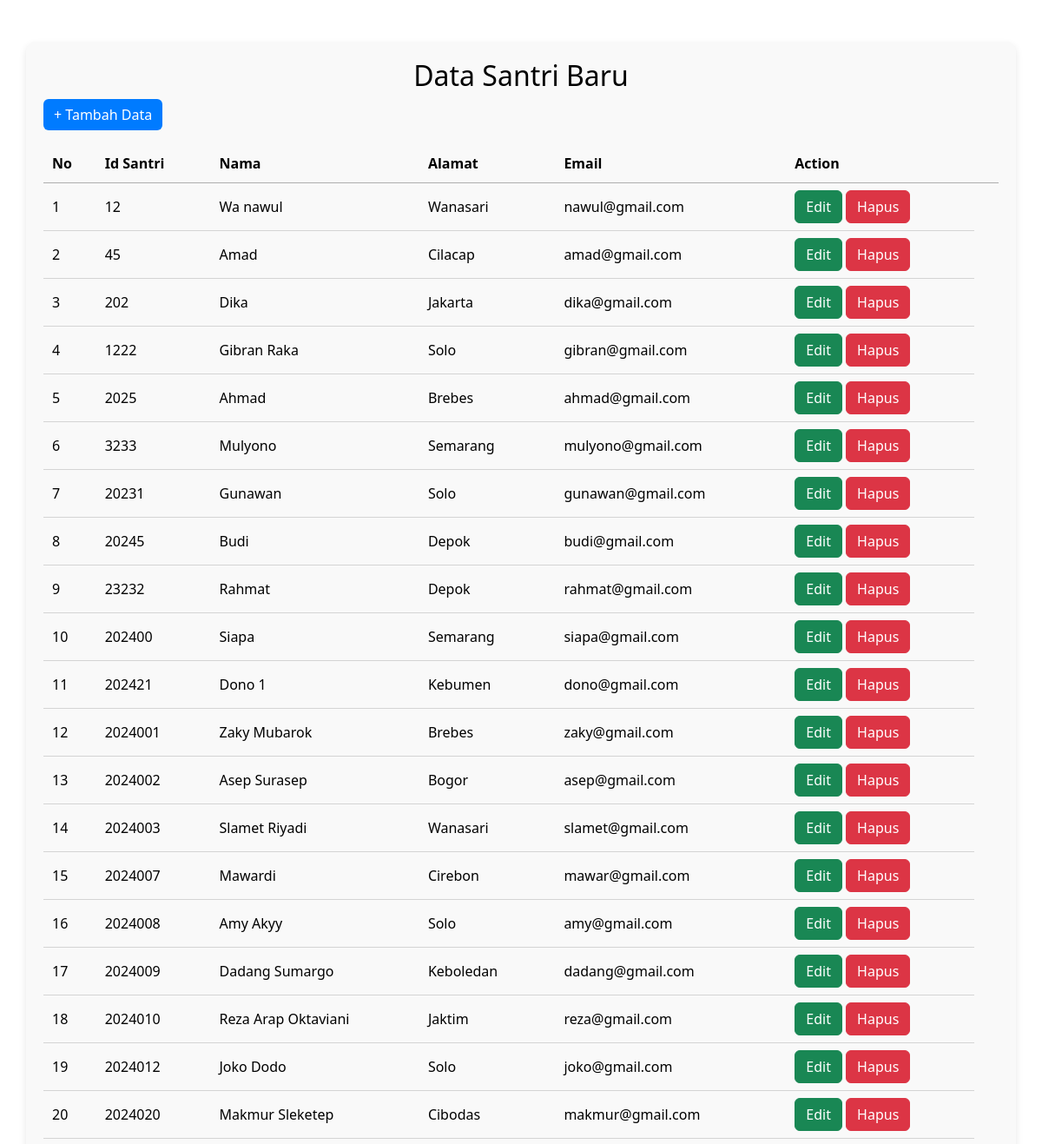
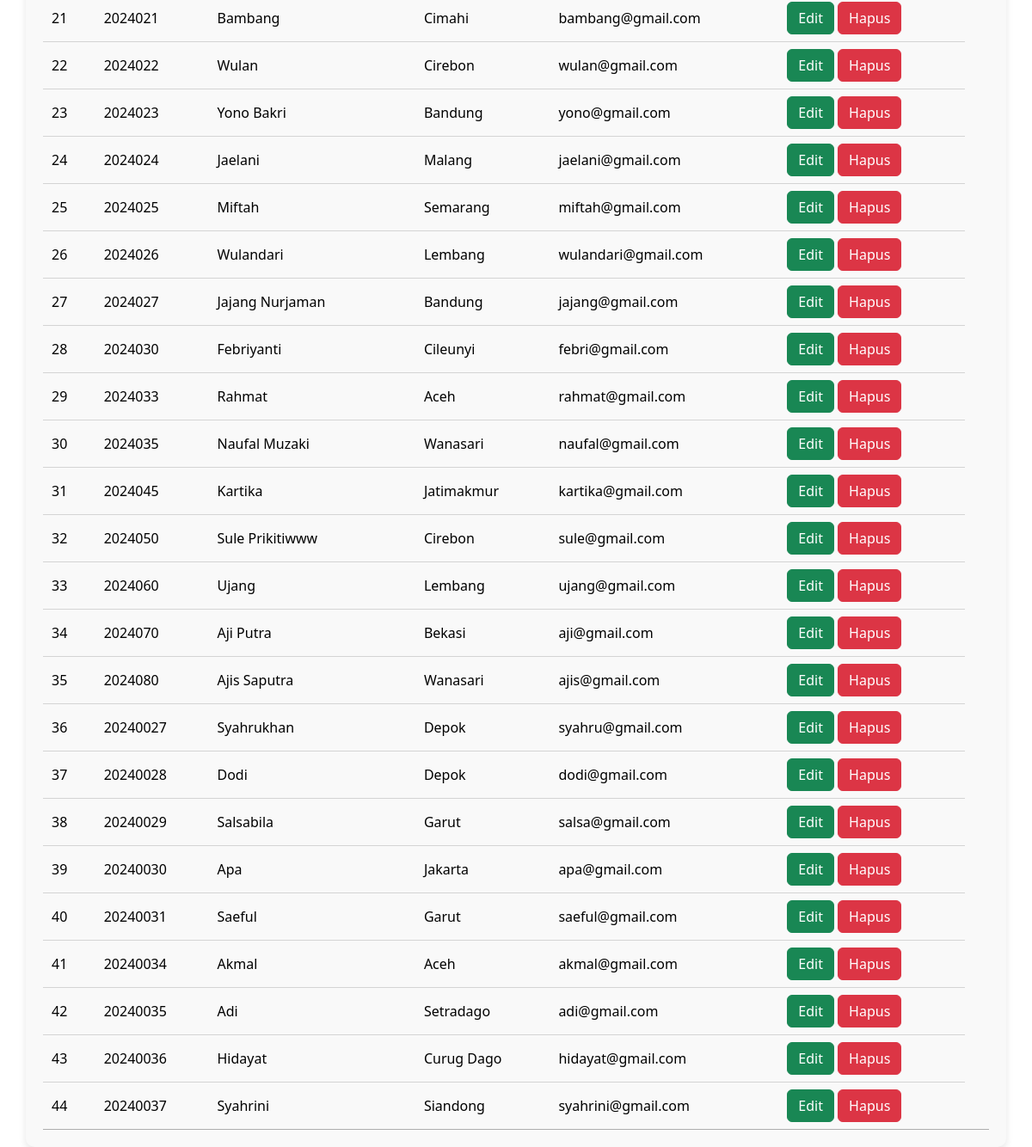
The app's page /tampilansantri.php with its own data (2 pictures, top to bottom).
### tables this page shows
CREATE TABLE `santri` (
  `Id` int(30) NOT NULL,
  `Nama` varchar(50) DEFAULT NULL,
  `Alamat` varchar(50) DEFAULT NULL,
  `Email` varchar(50) DEFAULT NULL
);

### tampilansantri.php (the view, shortened to what this page needs)
<!DOCTYPE html>
<html lang="id">
<head>
    <link href="https://cdn.jsdelivr.net/npm/bootstrap@5.3.3/dist/css/bootstrap.min.css" rel="stylesheet"
>
    <link rel="stylesheet" href="https://cdn.datatables.net/1.11.5/css/jquery.dataTables.min.css">
</head>
<body>
    <div class="container mt-5">
        <h2 class="text-center">Data Santri Baru</h2>
        <a href="datasantri.php" class="btn btn-primary mb-3">+ Tambah Data</a>
        <table id="dataSantri" class="display" style="width:100%">
            <thead>
                <tr>
                    <th>No</th>
                    <th>Id Santri</th>
                    <th>Nama</th>
                    <th>Alamat</th>
                    <th>Email</th>
                    <th>Action</th>
                    <th></th>
                </tr>
            </thead>
            <tbody>
                <?php
                include 'config.php';
                $query = "SELECT * FROM santri";
                $result = mysqli_query($koneksi, $query);
                $no = 1;
                while ($row = mysqli_fetch_assoc($result)) {
                    echo "<tr>
                        <td>{$no}</td>
                        <td>{$row['Id']}</td>
                        <td>{$row['Nama']}</td>
                        <td>{$row['Alamat']}</td>
                        <td>{$row['Email']}</td>
                        <td>
                            <a href='edit_santri.php?id={$row['Id']}' class='btn btn-success'>Edit</a>
                            <a href='delete_santri.php?Id={$row['Id']}' class='btn btn-danger'>Hapus</a>
                        </td>
                    </tr>";
                    $no++;
                }
                ?>
            </tbody>
        </table>
    </div>
</body>
</html>

### tampilansantri.php (style rules this page uses)
body { background-color: #ffffff; color: #000000; }
.container { background-color: #f9f9f9; padding: 20px; border-radius: 10px; box-shadow: 0 4px 8px rgba(0, 0, 0, 0.1); }
.btn-primary { background-color: #007bff; border: none; color: white; }

### records on screen
santri: Id "12", Nama "Wa nawul", Alamat "Wanasari", Email "nawul@gmail.com"
santri: Id "45", Nama "Amad", Alamat "Cilacap", Email "amad@gmail.com"
santri: Id "202", Nama "Dika", Alamat "Jakarta", Email "dika@gmail.com"
santri: Id "1222", Nama "Gibran Raka", Alamat "Solo", Email "gibran@gmail.com"
santri: Id "2025", Nama "Ahmad", Alamat "Brebes", Email "ahmad@gmail.com"
santri: Id "3233", Nama "Mulyono", Alamat "Semarang", Email "mulyono@gmail.com"
santri: Id "20231", Nama "Gunawan", Alamat "Solo", Email "gunawan@gmail.com"
santri: Id "20245", Nama "Budi", Alamat "Depok", Email "budi@gmail.com"
santri: Id "23232", Nama "Rahmat", Alamat "Depok", Email "rahmat@gmail.com"
santri: Id "202400", Nama "Siapa", Alamat "Semarang", Email "siapa@gmail.com"
santri: Id "202421", Nama "Dono 1", Alamat "Kebumen", Email "dono@gmail.com"
santri: Id "2024001", Nama "Zaky Mubarok", Alamat "Brebes", Email "zaky@gmail.com"
santri: Id "2024002", Nama "Asep Surasep", Alamat "Bogor", Email "asep@gmail.com"
santri: Id "2024003", Nama "Slamet Riyadi", Alamat "Wanasari", Email "slamet@gmail.com"
santri: Id "2024007", Nama "Mawardi", Alamat "Cirebon", Email "mawar@gmail.com"
santri: Id "2024008", Nama "Amy Akyy", Alamat "Solo", Email "amy@gmail.com"
santri: Id "2024009", Nama "Dadang Sumargo", Alamat "Keboledan", Email "dadang@gmail.com"
santri: Id "2024010", Nama "Reza Arap Oktaviani", Alamat "Jaktim", Email "reza@gmail.com"
santri: Id "2024012", Nama "Joko Dodo", Alamat "Solo", Email "joko@gmail.com"
santri: Id "2024020", Nama "Makmur Sleketep", Alamat "Cibodas", Email "makmur@gmail.com"
santri: Id "2024021", Nama "Bambang", Alamat "Cimahi", Email "bambang@gmail.com"
santri: Id "2024022", Nama "Wulan", Alamat "Cirebon", Email "wulan@gmail.com"
santri: Id "2024023", Nama "Yono Bakri", Alamat "Bandung", Email "yono@gmail.com"
santri: Id "2024024", Nama "Jaelani", Alamat "Malang", Email "jaelani@gmail.com"
santri: Id "2024025", Nama "Miftah", Alamat "Semarang", Email "miftah@gmail.com"
santri: Id "2024026", Nama "Wulandari", Alamat "Lembang", Email "wulandari@gmail.com"
santri: Id "2024027", Nama "Jajang Nurjaman", Alamat "Bandung", Email "jajang@gmail.com"
santri: Id "2024030", Nama "Febriyanti", Alamat "Cileunyi", Email "febri@gmail.com"
santri: Id "2024033", Nama "Rahmat", Alamat "Aceh", Email "rahmat@gmail.com"
santri: Id "2024035", Nama "Naufal Muzaki", Alamat "Wanasari", Email "naufal@gmail.com"
santri: Id "2024045", Nama "Kartika", Alamat "Jatimakmur", Email "kartika@gmail.com"
santri: Id "2024050", Nama "Sule Prikitiwww", Alamat "Cirebon", Email "sule@gmail.com"
santri: Id "2024060", Nama "Ujang", Alamat "Lembang", Email "ujang@gmail.com"
santri: Id "2024070", Nama "Aji Putra", Alamat "Bekasi", Email "aji@gmail.com"
santri: Id "2024080", Nama "Ajis Saputra", Alamat "Wanasari", Email "ajis@gmail.com"
santri: Id "20240027", Nama "Syahrukhan", Alamat "Depok", Email "syahru@gmail.com"
santri: Id "20240028", Nama "Dodi", Alamat "Depok", Email "dodi@gmail.com"
santri: Id "20240029", Nama "Salsabila", Alamat "Garut", Email "salsa@gmail.com"
santri: Id "20240030", Nama "Apa", Alamat "Jakarta", Email "apa@gmail.com"
santri: Id "20240031", Nama "Saeful", Alamat "Garut", Email "saeful@gmail.com"
santri: Id "20240034", Nama "Akmal", Alamat "Aceh", Email "akmal@gmail.com"
santri: Id "20240035", Nama "Adi", Alamat "Setradago", Email "adi@gmail.com"
santri: Id "20240036", Nama "Hidayat", Alamat "Curug Dago", Email "hidayat@gmail.com"
santri: Id "20240037", Nama "Syahrini", Alamat "Siandong", Email "syahrini@gmail.com"
